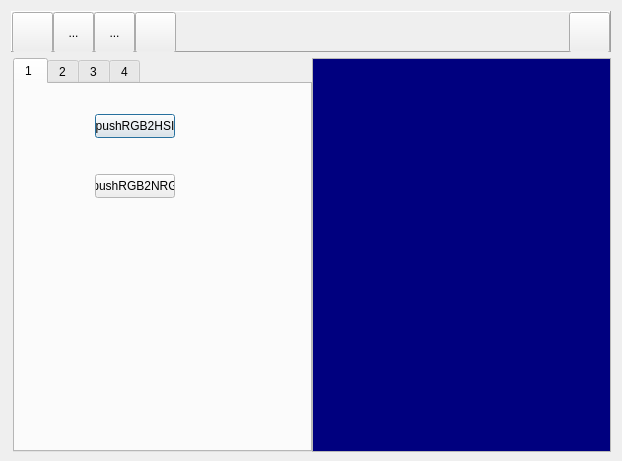
<?xml version="1.0" encoding="UTF-8"?>
<ui version="4.0">
 <class>MainFrame</class>
 <widget class="QDialog" name="MainFrame">
  <property name="geometry">
   <rect>
    <x>0</x>
    <y>0</y>
    <width>622</width>
    <height>461</height>
   </rect>
  </property>
  <property name="sizePolicy">
   <sizepolicy hsizetype="Preferred" vsizetype="Minimum">
    <horstretch>0</horstretch>
    <verstretch>0</verstretch>
   </sizepolicy>
  </property>
  <property name="minimumSize">
   <size>
    <width>0</width>
    <height>461</height>
   </size>
  </property>
  <property name="windowTitle">
   <string>HomeworkCV</string>
  </property>
  <property name="modal">
   <bool>false</bool>
  </property>
  <layout class="QVBoxLayout" name="verticalLayout">
   <item>
    <widget class="QFrame" name="frame">
     <property name="sizePolicy">
      <sizepolicy hsizetype="Preferred" vsizetype="Fixed">
       <horstretch>0</horstretch>
       <verstretch>0</verstretch>
      </sizepolicy>
     </property>
     <property name="minimumSize">
      <size>
       <width>0</width>
       <height>41</height>
      </size>
     </property>
     <property name="maximumSize">
      <size>
       <width>16777215</width>
       <height>41</height>
      </size>
     </property>
     <property name="frameShape">
      <enum>QFrame::Panel</enum>
     </property>
     <property name="frameShadow">
      <enum>QFrame::Raised</enum>
     </property>
     <layout class="QHBoxLayout" name="horizontalLayout_3">
      <property name="spacing">
       <number>0</number>
      </property>
      <property name="leftMargin">
       <number>0</number>
      </property>
      <property name="topMargin">
       <number>0</number>
      </property>
      <property name="rightMargin">
       <number>0</number>
      </property>
      <property name="bottomMargin">
       <number>0</number>
      </property>
      <item>
       <widget class="QToolButton" name="buttonOpen">
        <property name="enabled">
         <bool>true</bool>
        </property>
        <property name="sizePolicy">
         <sizepolicy hsizetype="Minimum" vsizetype="Minimum">
          <horstretch>0</horstretch>
          <verstretch>0</verstretch>
         </sizepolicy>
        </property>
        <property name="minimumSize">
         <size>
          <width>41</width>
          <height>41</height>
         </size>
        </property>
        <property name="maximumSize">
         <size>
          <width>41</width>
          <height>41</height>
         </size>
        </property>
        <property name="toolTip">
         <string>open an image file</string>
        </property>
        <property name="layoutDirection">
         <enum>Qt::LeftToRight</enum>
        </property>
        <property name="autoFillBackground">
         <bool>false</bool>
        </property>
        <property name="text">
         <string/>
        </property>
        <property name="icon">
         <iconset resource="images/mainframe.qrc">
          <normaloff>:/open.png</normaloff>:/open.png</iconset>
        </property>
        <property name="iconSize">
         <size>
          <width>41</width>
          <height>41</height>
         </size>
        </property>
        <property name="checkable">
         <bool>false</bool>
        </property>
        <property name="autoRepeat">
         <bool>false</bool>
        </property>
        <property name="autoExclusive">
         <bool>false</bool>
        </property>
        <property name="popupMode">
         <enum>QToolButton::DelayedPopup</enum>
        </property>
        <property name="toolButtonStyle">
         <enum>Qt::ToolButtonIconOnly</enum>
        </property>
        <property name="autoRaise">
         <bool>false</bool>
        </property>
       </widget>
      </item>
      <item>
       <widget class="QToolButton" name="toolButton_2">
        <property name="sizePolicy">
         <sizepolicy hsizetype="Minimum" vsizetype="Minimum">
          <horstretch>0</horstretch>
          <verstretch>0</verstretch>
         </sizepolicy>
        </property>
        <property name="minimumSize">
         <size>
          <width>41</width>
          <height>41</height>
         </size>
        </property>
        <property name="maximumSize">
         <size>
          <width>41</width>
          <height>41</height>
         </size>
        </property>
        <property name="text">
         <string>...</string>
        </property>
       </widget>
      </item>
      <item>
       <widget class="QToolButton" name="toolButton_3">
        <property name="sizePolicy">
         <sizepolicy hsizetype="Minimum" vsizetype="Minimum">
          <horstretch>0</horstretch>
          <verstretch>0</verstretch>
         </sizepolicy>
        </property>
        <property name="minimumSize">
         <size>
          <width>41</width>
          <height>41</height>
         </size>
        </property>
        <property name="maximumSize">
         <size>
          <width>41</width>
          <height>41</height>
         </size>
        </property>
        <property name="text">
         <string>...</string>
        </property>
       </widget>
      </item>
      <item>
       <widget class="QToolButton" name="buttonDeleteContents">
        <property name="sizePolicy">
         <sizepolicy hsizetype="Minimum" vsizetype="Minimum">
          <horstretch>0</horstretch>
          <verstretch>0</verstretch>
         </sizepolicy>
        </property>
        <property name="minimumSize">
         <size>
          <width>41</width>
          <height>41</height>
         </size>
        </property>
        <property name="maximumSize">
         <size>
          <width>41</width>
          <height>41</height>
         </size>
        </property>
        <property name="toolTip">
         <string>close all forms</string>
        </property>
        <property name="autoFillBackground">
         <bool>false</bool>
        </property>
        <property name="text">
         <string/>
        </property>
        <property name="icon">
         <iconset resource="images/mainframe.qrc">
          <normaloff>:/1-21.png</normaloff>:/1-21.png</iconset>
        </property>
        <property name="iconSize">
         <size>
          <width>41</width>
          <height>41</height>
         </size>
        </property>
       </widget>
      </item>
      <item>
       <spacer name="horizontalSpacer">
        <property name="orientation">
         <enum>Qt::Horizontal</enum>
        </property>
        <property name="sizeHint" stdset="0">
         <size>
          <width>40</width>
          <height>20</height>
         </size>
        </property>
       </spacer>
      </item>
      <item>
       <widget class="QToolButton" name="buttonShowList">
        <property name="sizePolicy">
         <sizepolicy hsizetype="Minimum" vsizetype="Minimum">
          <horstretch>0</horstretch>
          <verstretch>0</verstretch>
         </sizepolicy>
        </property>
        <property name="minimumSize">
         <size>
          <width>41</width>
          <height>41</height>
         </size>
        </property>
        <property name="maximumSize">
         <size>
          <width>41</width>
          <height>41</height>
         </size>
        </property>
        <property name="toolTip">
         <string>show the list view</string>
        </property>
        <property name="text">
         <string/>
        </property>
        <property name="icon">
         <iconset resource="images/mainframe.qrc">
          <normaloff>:/2-3.png</normaloff>:/2-3.png</iconset>
        </property>
        <property name="iconSize">
         <size>
          <width>82</width>
          <height>41</height>
         </size>
        </property>
       </widget>
      </item>
     </layout>
    </widget>
   </item>
   <item>
    <layout class="QHBoxLayout" name="horizontalLayout">
     <property name="spacing">
      <number>0</number>
     </property>
     <property name="leftMargin">
      <number>2</number>
     </property>
     <item>
      <widget class="QTabWidget" name="tabWidget">
       <property name="sizePolicy">
        <sizepolicy hsizetype="Fixed" vsizetype="Expanding">
         <horstretch>0</horstretch>
         <verstretch>0</verstretch>
        </sizepolicy>
       </property>
       <property name="minimumSize">
        <size>
         <width>299</width>
         <height>394</height>
        </size>
       </property>
       <property name="palette">
        <palette>
         <active>
          <colorrole role="Window">
           <brush brushstyle="SolidPattern">
            <color alpha="255">
             <red>255</red>
             <green>255</green>
             <blue>255</blue>
            </color>
           </brush>
          </colorrole>
          <colorrole role="NoRole">
           <brush brushstyle="SolidPattern">
            <color alpha="255">
             <red>255</red>
             <green>85</green>
             <blue>0</blue>
            </color>
           </brush>
          </colorrole>
         </active>
         <inactive>
          <colorrole role="Window">
           <brush brushstyle="SolidPattern">
            <color alpha="255">
             <red>255</red>
             <green>255</green>
             <blue>255</blue>
            </color>
           </brush>
          </colorrole>
          <colorrole role="NoRole">
           <brush brushstyle="SolidPattern">
            <color alpha="255">
             <red>255</red>
             <green>85</green>
             <blue>0</blue>
            </color>
           </brush>
          </colorrole>
         </inactive>
         <disabled>
          <colorrole role="Window">
           <brush brushstyle="SolidPattern">
            <color alpha="255">
             <red>255</red>
             <green>255</green>
             <blue>255</blue>
            </color>
           </brush>
          </colorrole>
          <colorrole role="NoRole">
           <brush brushstyle="SolidPattern">
            <color alpha="255">
             <red>255</red>
             <green>85</green>
             <blue>0</blue>
            </color>
           </brush>
          </colorrole>
         </disabled>
        </palette>
       </property>
       <property name="cursor">
        <cursorShape>ArrowCursor</cursorShape>
       </property>
       <property name="autoFillBackground">
        <bool>false</bool>
       </property>
       <property name="tabPosition">
        <enum>QTabWidget::North</enum>
       </property>
       <property name="tabShape">
        <enum>QTabWidget::Rounded</enum>
       </property>
       <property name="currentIndex">
        <number>0</number>
       </property>
       <property name="iconSize">
        <size>
         <width>31</width>
         <height>31</height>
        </size>
       </property>
       <property name="elideMode">
        <enum>Qt::ElideMiddle</enum>
       </property>
       <widget class="QWidget" name="tab_1">
        <attribute name="title">
         <string>1 </string>
        </attribute>
        <widget class="QPushButton" name="pushRGB2HSI">
         <property name="geometry">
          <rect>
           <x>80</x>
           <y>30</y>
           <width>80</width>
           <height>24</height>
          </rect>
         </property>
         <property name="text">
          <string>pushRGB2HSI</string>
         </property>
        </widget>
        <widget class="QPushButton" name="pushRGB2NRG">
         <property name="geometry">
          <rect>
           <x>80</x>
           <y>90</y>
           <width>80</width>
           <height>24</height>
          </rect>
         </property>
         <property name="text">
          <string>pushRGB2NRG</string>
         </property>
        </widget>
       </widget>
       <widget class="QWidget" name="tab_4">
        <attribute name="title">
         <string>2</string>
        </attribute>
       </widget>
       <widget class="QWidget" name="tab_5">
        <attribute name="title">
         <string>3</string>
        </attribute>
       </widget>
       <widget class="QWidget" name="tab_2">
        <attribute name="title">
         <string>4</string>
        </attribute>
       </widget>
      </widget>
     </item>
     <item>
      <widget class="QListWidget" name="listWidget">
       <property name="sizePolicy">
        <sizepolicy hsizetype="Ignored" vsizetype="Minimum">
         <horstretch>0</horstretch>
         <verstretch>0</verstretch>
        </sizepolicy>
       </property>
       <property name="minimumSize">
        <size>
         <width>0</width>
         <height>394</height>
        </size>
       </property>
       <property name="palette">
        <palette>
         <active>
          <colorrole role="WindowText">
           <brush brushstyle="SolidPattern">
            <color alpha="255">
             <red>255</red>
             <green>255</green>
             <blue>0</blue>
            </color>
           </brush>
          </colorrole>
          <colorrole role="Text">
           <brush brushstyle="SolidPattern">
            <color alpha="255">
             <red>255</red>
             <green>255</green>
             <blue>255</blue>
            </color>
           </brush>
          </colorrole>
          <colorrole role="Base">
           <brush brushstyle="SolidPattern">
            <color alpha="255">
             <red>0</red>
             <green>0</green>
             <blue>127</blue>
            </color>
           </brush>
          </colorrole>
          <colorrole role="PlaceholderText">
           <brush brushstyle="NoBrush">
            <color alpha="128">
             <red>255</red>
             <green>255</green>
             <blue>255</blue>
            </color>
           </brush>
          </colorrole>
         </active>
         <inactive>
          <colorrole role="WindowText">
           <brush brushstyle="SolidPattern">
            <color alpha="255">
             <red>255</red>
             <green>255</green>
             <blue>0</blue>
            </color>
           </brush>
          </colorrole>
          <colorrole role="Text">
           <brush brushstyle="SolidPattern">
            <color alpha="255">
             <red>255</red>
             <green>255</green>
             <blue>255</blue>
            </color>
           </brush>
          </colorrole>
          <colorrole role="Base">
           <brush brushstyle="SolidPattern">
            <color alpha="255">
             <red>0</red>
             <green>0</green>
             <blue>127</blue>
            </color>
           </brush>
          </colorrole>
          <colorrole role="PlaceholderText">
           <brush brushstyle="NoBrush">
            <color alpha="128">
             <red>255</red>
             <green>255</green>
             <blue>255</blue>
            </color>
           </brush>
          </colorrole>
         </inactive>
         <disabled>
          <colorrole role="WindowText">
           <brush brushstyle="SolidPattern">
            <color alpha="255">
             <red>120</red>
             <green>120</green>
             <blue>120</blue>
            </color>
           </brush>
          </colorrole>
          <colorrole role="Text">
           <brush brushstyle="SolidPattern">
            <color alpha="255">
             <red>120</red>
             <green>120</green>
             <blue>120</blue>
            </color>
           </brush>
          </colorrole>
          <colorrole role="Base">
           <brush brushstyle="SolidPattern">
            <color alpha="255">
             <red>240</red>
             <green>240</green>
             <blue>240</blue>
            </color>
           </brush>
          </colorrole>
          <colorrole role="PlaceholderText">
           <brush brushstyle="NoBrush">
            <color alpha="128">
             <red>255</red>
             <green>255</green>
             <blue>255</blue>
            </color>
           </brush>
          </colorrole>
         </disabled>
        </palette>
       </property>
       <property name="font">
        <font>
         <family>Times New Roman</family>
         <pointsize>10</pointsize>
        </font>
       </property>
      </widget>
     </item>
    </layout>
   </item>
  </layout>
 </widget>
 <layoutdefault spacing="6" margin="11"/>
 <resources>
  <include location="images/mainframe.qrc"/>
 </resources>
 <connections/>
</ui>
